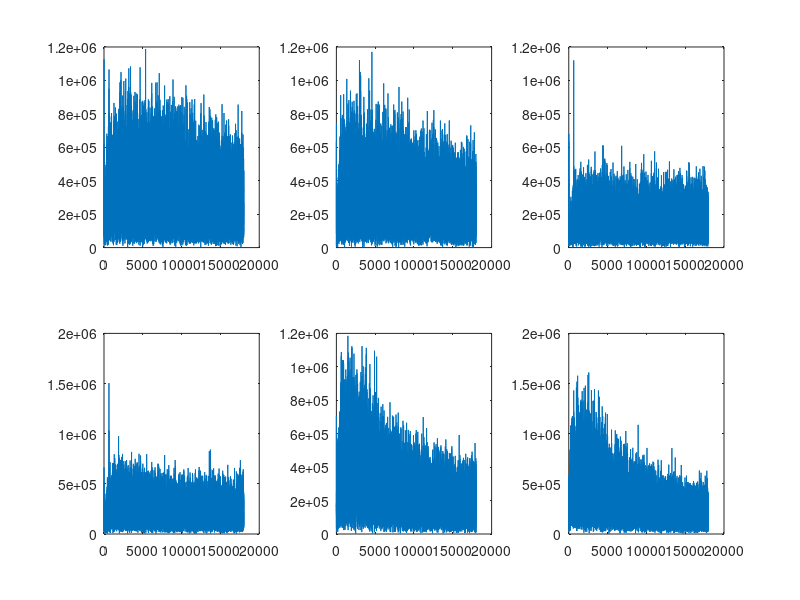
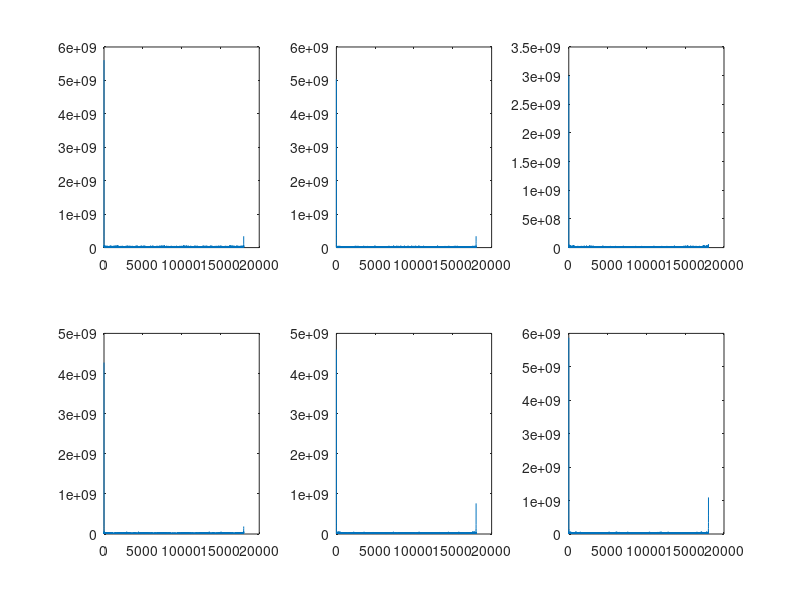
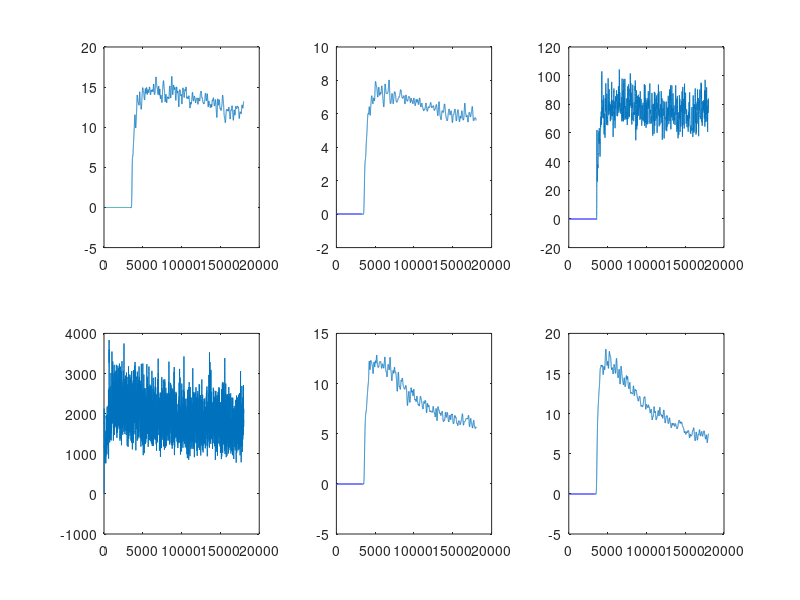
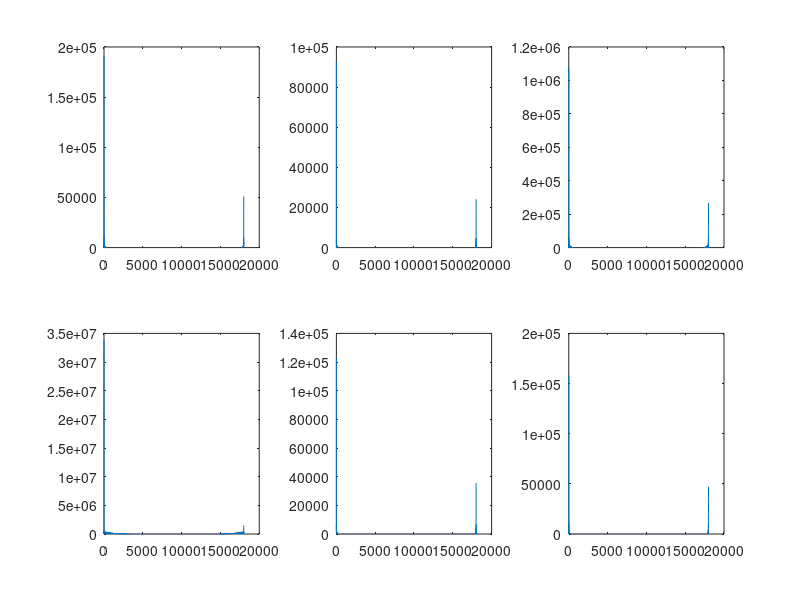

Source code (MATLAB) for these figures, in order:
close all
clc
a=load ("pesawat.txt");
pesawat=a(1:18000);
a=load ("lapangan.txt");
lapangan=a(1:18000);
a=load ("langit.txt");
langit=a(1:18000);
a=load ("gunung.txt");
gunung=a(1:18000);
a=load ("cimall.txt");
cimall=a(1:18000);
a=load ("arhanud.txt");
arhanud=a(1:18000);

clear a
%{
[n, w, beta, ftype] = kaiserord ([0.1, 0.11], [1, 0], [0.0251, 0.03]);
b = fir1 (n, w, kaiser (n+1, beta), ftype, "noscale");
%}

%%%%%%%%%%%%%%%%%%%%%%%%%%%%%%%

[n, w, beta, ftype] = kaiserord ([0.006, 0.007], [1, 0], [0.001, 0.001]);
b = fir1 (n, w, kaiser (n+1, beta), ftype, "noscale");
fil_ar=b.^3;
clear n w beta ftype b

[n, w, beta, ftype] = kaiserord ([0.006, 0.007], [1, 0], [0.001, 0.001]);
b = fir1 (n, w, kaiser (n+1, beta), ftype, "noscale");
fil_ci=b.^3;
clear n w beta ftype b

[n, w, beta, ftype] = kaiserord ([0.019, 0.2], [1, 0], [0.001, 0.001]);
b = fir1 (n, w, kaiser (n+1, beta), ftype, "noscale");
fil_gu=b.^3;
clear n w beta ftype b

[n, w, beta, ftype] = kaiserord ([0.024, 0.025], [1, 0], [0.001, 0.001]);
b = fir1 (n, w, kaiser (n+1, beta), ftype, "noscale");
fil_la=b.^3;
clear n w beta ftype b

[n, w, beta, ftype] = kaiserord ([0.005, 0.006], [1, 0], [0.001, 0.001]);
b = fir1 (n, w, kaiser (n+1, beta), ftype, "noscale");
fil_lap=b.^3;
clear n w beta ftype b

[n, w, beta, ftype] = kaiserord ([0.007, 0.008], [1, 0], [0.001, 0.001]);
b = fir1 (n, w, kaiser (n+1, beta), ftype, "noscale");
fil_pe=b.^3;
clear n w beta ftype b

filar = filter(fil_ar, 1, arhanud);
filci = filter(fil_ci, 1, cimall);
filgu = filter(fil_gu, 1, gunung);
filla = filter(fil_la, 1, langit);
fillap = filter(fil_lap, 1, lapangan);
filpe = filter(fil_pe, 1, pesawat);

%%%%%%%%%%%%%%%%%%%%%%%

figure(1)
subplot(2,3,1)
plot(pesawat)
subplot(2,3,2)
plot(lapangan)
subplot(2,3,3)
plot(langit)
subplot(2,3,4)
plot(gunung)
subplot(2,3,5)
plot(cimall)
subplot(2,3,6)
plot(arhanud)

figure(2)
subplot(2,3,1)
plot(abs(fft(pesawat)))
subplot(2,3,2)
plot(abs(fft(lapangan)))
subplot(2,3,3)
plot(abs(fft(langit)))
subplot(2,3,4)
plot(abs(fft(gunung)))
subplot(2,3,5)
plot(abs(fft(cimall)))
subplot(2,3,6)
plot(abs(fft(arhanud)))

figure(3)
subplot(2,3,1)
plot(filpe)
subplot(2,3,2)
plot(fillap)
subplot(2,3,3)
plot(filla)
subplot(2,3,4)
plot(filgu)
subplot(2,3,5)
plot(filci)
subplot(2,3,6)
plot(filar)

figure(4)
subplot(2,3,1)
plot(abs(fft(filpe)))
subplot(2,3,2)
plot(abs(fft(fillap)))
subplot(2,3,3)
plot(abs(fft(filla)))
subplot(2,3,4)
plot(abs(fft(filgu)))
subplot(2,3,5)
plot(abs(fft(filci)))
subplot(2,3,6)
plot(abs(fft(filar)))

clear fil_ar fil_ci fil_gu fil_la fil_lap fil_pe filar filci filgu filla fillap filpe